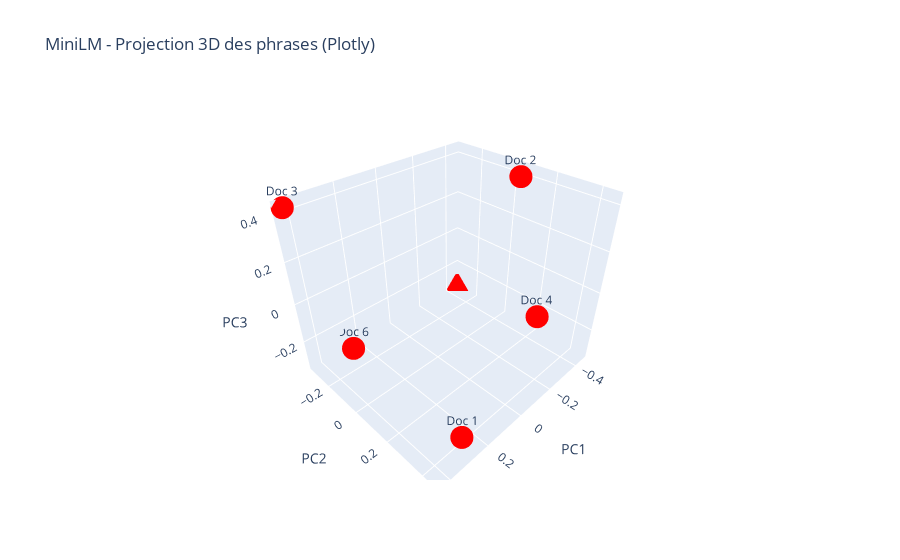

This figure's notebook cell:
### Markdown cell above
## MiniLM pour les phrases et afficher dans un plot 3d

### Code cell
model = SentenceTransformer('sentence-transformers/all-MiniLM-L6-v2')

embeddings = model.encode(documents)

pca = PCA(n_components=3)
embeddings_3d = pca.fit_transform(embeddings)

fig = go.Figure(data=[go.Scatter3d(
    x=embeddings_3d[:, 0],
    y=embeddings_3d[:, 1],
    z=embeddings_3d[:, 2],
    mode='markers+text',
    marker=dict(size=8, color='red'),
    text=[f"Doc {i+1}" for i in range(len(documents))],
    textposition='top center'
)])

fig.update_layout(title="MiniLM - Projection 3D des phrases (Plotly)",
                  scene=dict(
                      xaxis_title='PC1',
                      yaxis_title='PC2',
                      zaxis_title='PC3'
                  ))
fig.show()

### Figure 1 — Plotly figure (JSON) as saved in the notebook; plotly's stock layout.template omitted (floating-point values rounded to 4 significant figures)
{"data": [{"marker": {"color": "red", "size": 8}, "mode": "markers+text", "text": ["Doc 1", "Doc 2", "Doc 3", "Doc 4", "Doc 5", "Doc 6"], "textposition": "top center", "type": "scatter3d", "x": [0.3207, -0.4355, 0.4299, -0.1243, -0.4567, 0.266], "y": [0.456, 0.05652, -0.3248, 0.415, -0.3181, -0.2846], "z": [-0.2188, 0.4052, 0.4255, 0.0424, -0.3363, -0.3181]}], "layout": {"scene": {"xaxis": {"title": {"text": "PC1"}}, "yaxis": {"title": {"text": "PC2"}}, "zaxis": {"title": {"text": "PC3"}}}, "title": {"text": "MiniLM - Projection 3D des phrases (Plotly)"}}}
